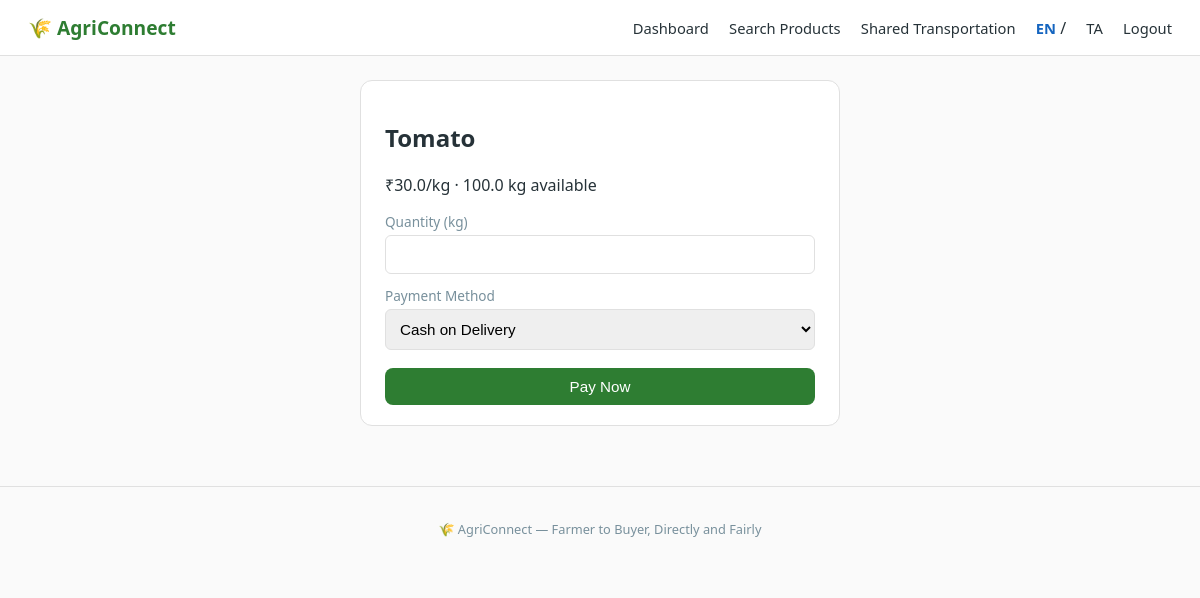
Screenshot of /buyer/order/1/pay (signed in) with the database file from the repository.
### models.py (models this page shows, shortened)
class Product(db.Model):
    id = db.Column(db.Integer, primary_key=True)
    farmer_id = db.Column(db.Integer, db.ForeignKey("user.id"), nullable=False)
    name = db.Column(db.String(160), nullable=False)
    category = db.Column(db.String(50), nullable=False)
    description = db.Column(db.Text, default="")
    quantity_kg = db.Column(db.Float, nullable=False)
    price_per_kg = db.Column(db.Float, nullable=False)
    ai_suggested_price = db.Column(db.Float)
    quality_score = db.Column(db.Float)
    quality_grade = db.Column(db.String(2))
    photo_path = db.Column(db.String(255))
    status = db.Column(db.String(20), default="active")  # active / sold / in_transport
    created_at = db.Column(db.DateTime, default=datetime.utcnow)

### app.py (the view, shortened to what this page needs)
@app.route("/buyer/order/<int:product_id>/pay", methods=["GET", "POST"])
@role_required("buyer")
def order_pay(product_id):
    product = db.session.get(Product, product_id)
    return render_template("order_pay.html", product=product)

### app.py (called while the page is built)
@login_manager.user_loader
def load_user(user_id):
    return db.session.get(User, int(user_id))

@app.before_request
def set_lang():
    g.lang = session.get("lang", "en")

def t(key):
    return TRANSLATIONS.get(g.lang, TRANSLATIONS["en"]).get(key, key)

@app.context_processor
def inject_globals():
    return {"lang": g.get("lang", "en"), "current_user": current_user}

def role_required(role):
    def decorator(fn):
        @functools.wraps(fn)
        @login_required
        def wrapper(*args, **kwargs):
            if current_user.role != role:
                flash("Access restricted.")
                return redirect(url_for("index"))
            return fn(*args, **kwargs)
        return wrapper
    return decorator

### templates/order_pay.html (shortened to what this page needs)
{% extends "base.html" %}
{% block content %}
<div class="card form-card">
  <h2>{{ product.name }}</h2>
  <p>₹{{ product.price_per_kg }}/kg &middot; {{ product.quantity_kg }} kg available</p>
  <form method="POST">
    <label>{{ t('quantity_kg') }}</label>
    <input type="number" step="0.1" name="quantity_kg" max="{{ product.quantity_kg }}" required>
    <label>{{ t('payment_method') }}</label>
    <select name="payment_method" required>
      <option value="cod">{{ t('cash_on_delivery') }}</option>
    </select>
    <button type="submit" class="btn btn-primary">{{ t('pay_now') }}</button>
  </form>
</div>
{% endblock %}

### static/css/style.css (style rules this page uses)
:root { --green: #2e7d32; --green-light: #e8f5e9; --blue: #1565c0; --blue-light: #e3f2fd; --orange: #ef6c00; --text: #263238; --muted: #78909c; --border: #e0e0e0; --bg: #fafafa; }
* { box-sizing: border-box; }
body { font-family: 'Segoe UI', Roboto, Arial, sans-serif; margin: 0; background: var(--bg); color: var(--text); }
.btn { display: inline-block; padding: 10px 20px; border-radius: 8px; text-decoration: none; border: 1px solid var(--border); background: white; color: var(--text); cursor: pointer; font-size: 0.95rem; }
.btn-primary { background: var(--green); color: white; border: none; }
.card { background: white; border: 1px solid var(--border); border-radius: 12px; padding: 20px 24px; margin-bottom: 20px; }
.form-card { max-width: 480px; margin: 0 auto; }
.form-card label { display: block; margin-top: 12px; margin-bottom: 4px; font-size: 0.85rem; color: var(--muted); }
.form-card input, .form-card select, .form-card textarea { width: 100%; padding: 10px; border: 1px solid var(--border); border-radius: 6px; font-size: 0.95rem; }
.form-card button { margin-top: 18px; width: 100%; }

### rows the page displays
Product: name "Tomato", price_per_kg "30.0", quantity_kg "100.0"

### other values shown
{{ t('site_name') }} "AgriConnect"
{{ t('dashboard') }} "Dashboard"
{{ t('search_products') }} "Search Products"
{{ t('shared_transport') }} "Shared Transportation"
{{ t('logout') }} "Logout"
{{ t('quantity_kg') }} "Quantity (kg)"
{{ t('payment_method') }} "Payment Method"
{{ t('pay_now') }} "Pay Now"
{{ t('tagline') }} "Farmer to Buyer, Directly and Fairly"
form field payment_method "Cash on Delivery"
